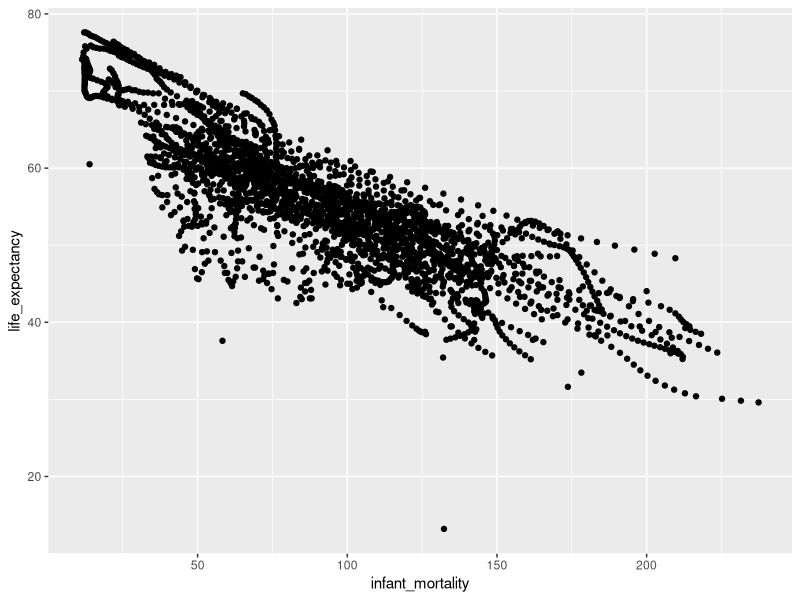
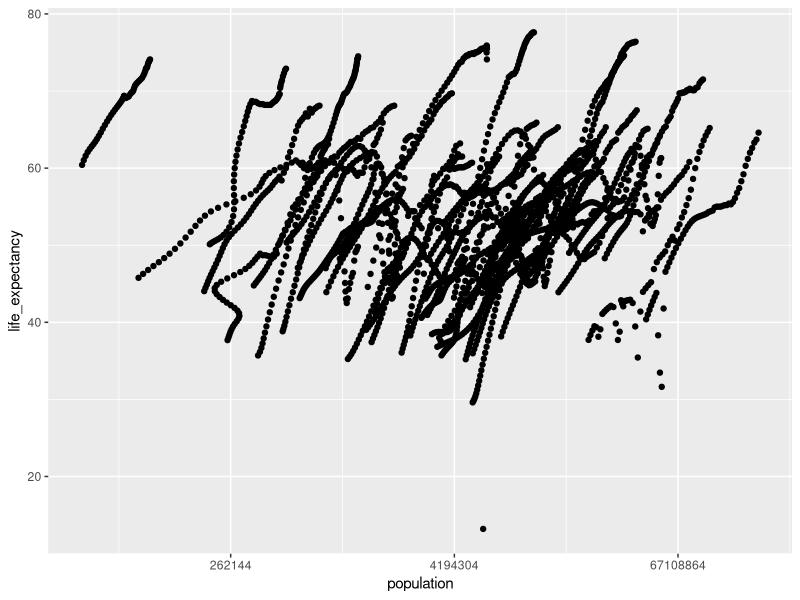
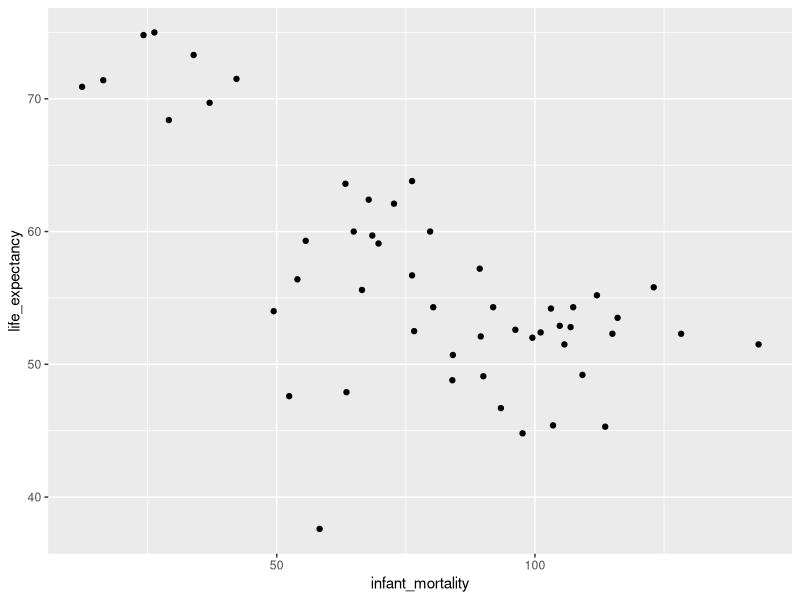
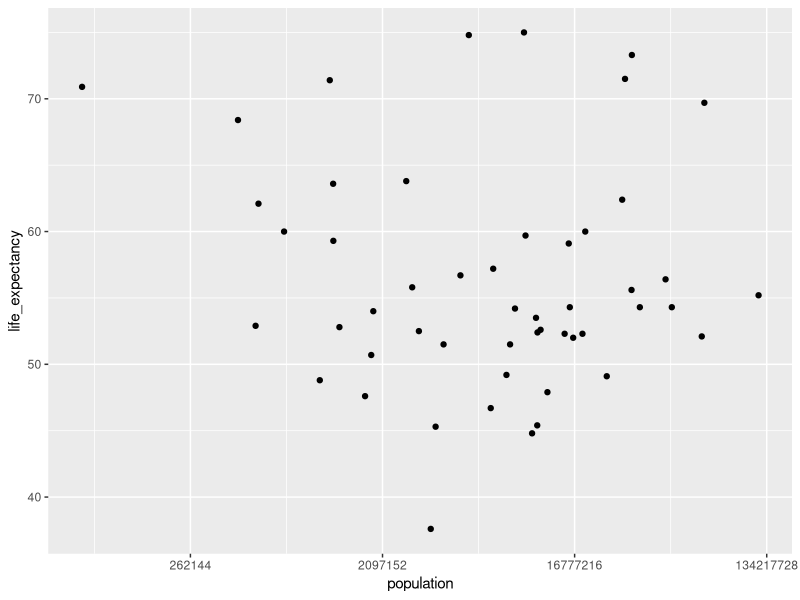
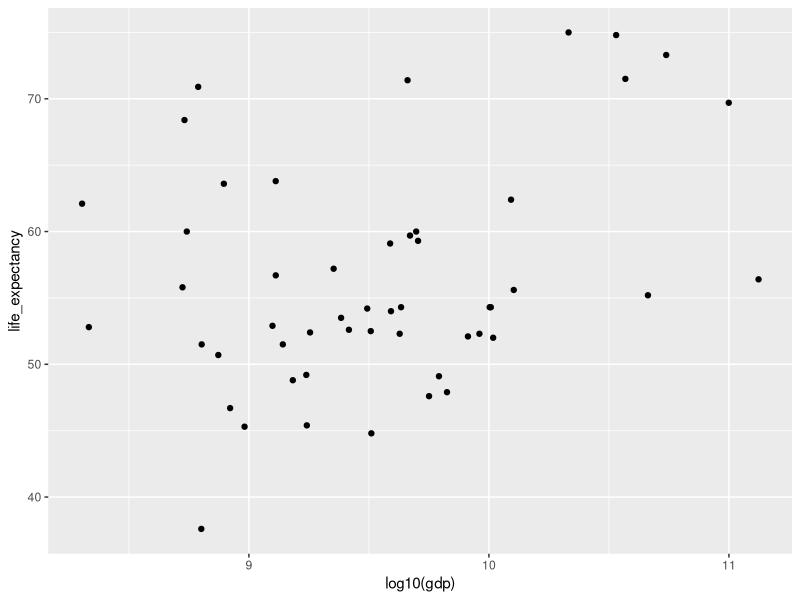
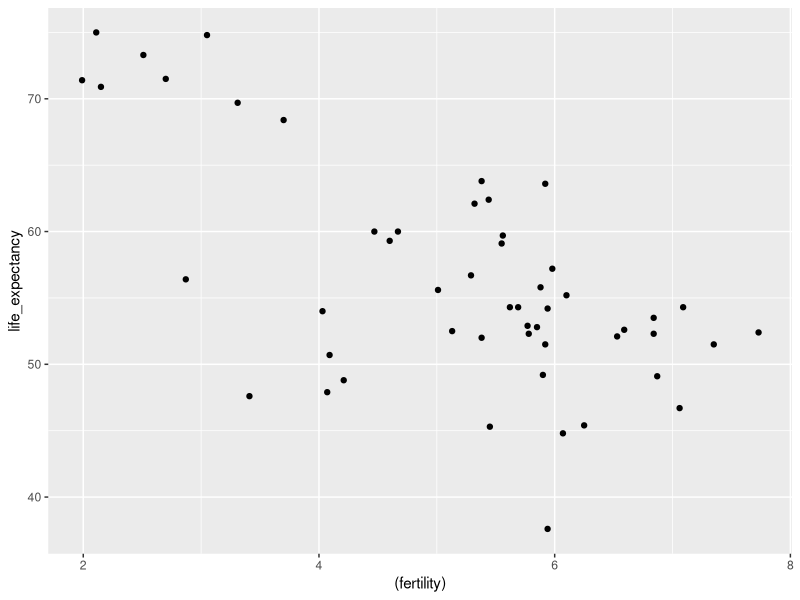

Generate these figures, in order, with R:
## ---- chunk 1
#load dslabs and tidyverse package
library("dslabs")
library("tidyverse")

#look at help file for gapminder data
help(gapminder)

#get an overview of data structure
str(gapminder)

#get a summary of data
summary(gapminder)

#determine the type of object gapminder is
class(gapminder)
## ---- chunk 2
#This is filtering the data set into only those who are on the continent of Africa
africadata <- gapminder %>% dplyr::filter(continent == "Africa")

#We are looking at our new object's data structure
str(africadata)

#This is looking at a summary of the data for africadata
summary(africadata)

#This is making subsets of our africadata to only have two variables for each
#infmort only includes infant mortality and life_expectancy from africadata
infmort <- africadata %>% dplyr::select(infant_mortality, life_expectancy)

#pop only includes population size and life_expectancy from africadata 
pop <- africadata %>% dplyr::select(population, life_expectancy)

#We are looking at the data and data structure within both of our new object infmort
#infmort contains the 2907 observations it needs
str(infmort)
summary(infmort)

#We are looking at the data and data structure within both of our new object pop
#pop contains 2907 observations
str(pop)
summary(pop)
## ---- chunk 3
#Scatter plot made using ggplot showing the relationship between infant mortality and life expectancy
ggplot(infmort, aes(x=infant_mortality, y=life_expectancy)) + geom_point()

#Scatter plot was made by using ggplot showing the relationship between population size and life expectancy with a log scale for population
ggplot(pop, aes(x=population, y=life_expectancy)) + geom_point() + scale_x_continuous(trans = "log2")
## ---- chunk 4
#Filtering to see which years the NA data are and to see there is no NA's for the year 2000
africadata %>% dplyr::filter(is.na(infant_mortality)) %>% dplyr::select(year) %>% count(year)

#Based on the above code, we are filtering africadata to only looking at year 2000 since there is no NA's present
africadata_2000 <- africadata %>% dplyr::filter(year == 2000)

#Looking at the data structure of africadata_2000
str(africadata_2000)

#Looking at a summary of the data of africadata_2000
summary(africadata_2000)
## ---- chunk 5
#Scatter plot for infant mortality and life expectancy based only in the year 2000
ggplot(africadata_2000, aes(x=infant_mortality, y=life_expectancy)) + geom_point()

#Scatter plot for population size and life expectancy based only in the year 2000 with a log scale for population
ggplot(africadata_2000, aes(x=population, y=life_expectancy)) + geom_point() + scale_x_continuous(trans = "log2")
## ---- chunk 6
#A linear model for the africadata_2000 where infant mortality is predicting life expectancy
fit1 = lm(life_expectancy~infant_mortality, data=africadata_2000)

#A linear model for the africadata_2000 where population size is predicting life expectancy
fit2 = lm(life_expectancy~population, data=africadata_2000)

#A summary table displaying information about the linear model between life expectancy and infant mortality
summary(fit1)

#A summary table displaying information about the linear model between life expectancy and population size
summary(fit2)

## ---- chunk 7
africadata_2000_life_gdp <- africadata_2000 %>%
  select("country", "life_expectancy", "gdp")
## ---- chunk 8
africadata_2000_life_fert <- africadata_2000 %>%
  select("country", "life_expectancy", "fertility")
## ---- chunk 9
ggplot(data = africadata_2000_life_gdp) + 
  geom_point(mapping = aes(log10(gdp), life_expectancy))
## ---- chunk 10
ggplot(data = africadata_2000_life_fert) + 
  geom_point(mapping = aes((fertility), life_expectancy))
## ---- chunk 11
fit_gdp_life <- lm(life_expectancy~gdp, data = africadata_2000_life_gdp)
summary(fit_gdp_life)
## ---- chunk 12
fit_fert_life <- lm(life_expectancy~fertility, data = africadata_2000_life_fert)
summary(fit_fert_life)
## ---- chunk 13
Multi_africa_2000 <- africadata_2000 %>%
  select("country", "life_expectancy", "fertility", "gdp", "infant_mortality")
## ---- chunk 14
Multi_fit <- lm(life_expectancy ~ gdp + fertility + infant_mortality, data=Multi_africa_2000)
summary(Multi_fit)
